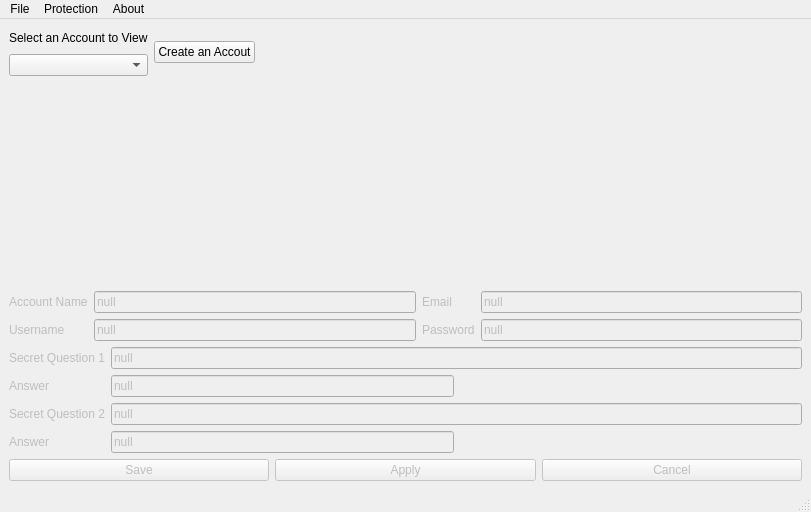
<?xml version="1.0" encoding="UTF-8"?>
<ui version="4.0">
 <class>MainWindow</class>
 <widget class="QMainWindow" name="MainWindow">
  <property name="geometry">
   <rect>
    <x>0</x>
    <y>0</y>
    <width>811</width>
    <height>512</height>
   </rect>
  </property>
  <property name="windowTitle">
   <string>MainWindow</string>
  </property>
  <widget class="QWidget" name="centralwidget">
   <layout class="QGridLayout" name="gridLayout_5">
    <item row="0" column="0">
     <layout class="QGridLayout" name="gridLayout_3">
      <item row="0" column="1" rowspan="2">
       <widget class="QPushButton" name="btnCreateAccount">
        <property name="toolTip">
         <string>&lt;html&gt;&lt;head/&gt;&lt;body&gt;&lt;p&gt;creates a new account&lt;/p&gt;&lt;/body&gt;&lt;/html&gt;</string>
        </property>
        <property name="text">
         <string>Create an Accout</string>
        </property>
       </widget>
      </item>
      <item row="0" column="0">
       <widget class="QLabel" name="label">
        <property name="text">
         <string>Select an Account to View</string>
        </property>
       </widget>
      </item>
      <item row="1" column="0">
       <widget class="QComboBox" name="listBox">
        <property name="toolTip">
         <string>&lt;html&gt;&lt;head/&gt;&lt;body&gt;&lt;p&gt;View a saved account&lt;/p&gt;&lt;p&gt;&lt;br/&gt;&lt;/p&gt;&lt;/body&gt;&lt;/html&gt;</string>
        </property>
       </widget>
      </item>
      <item row="0" column="2">
       <spacer name="horizontalSpacer_3">
        <property name="orientation">
         <enum>Qt::Horizontal</enum>
        </property>
        <property name="sizeHint" stdset="0">
         <size>
          <width>40</width>
          <height>20</height>
         </size>
        </property>
       </spacer>
      </item>
     </layout>
    </item>
    <item row="2" column="0">
     <layout class="QGridLayout" name="gridLayout_4">
      <item row="1" column="0">
       <layout class="QGridLayout" name="gridLayout_2">
        <item row="1" column="1">
         <widget class="QLineEdit" name="editAnswer1">
          <property name="enabled">
           <bool>false</bool>
          </property>
          <property name="text">
           <string>null</string>
          </property>
         </widget>
        </item>
        <item row="2" column="0">
         <widget class="QLabel" name="label_7">
          <property name="enabled">
           <bool>false</bool>
          </property>
          <property name="text">
           <string>Secret Question 2</string>
          </property>
         </widget>
        </item>
        <item row="3" column="1">
         <widget class="QLineEdit" name="editAnswer2">
          <property name="enabled">
           <bool>false</bool>
          </property>
          <property name="text">
           <string>null</string>
          </property>
         </widget>
        </item>
        <item row="0" column="0">
         <widget class="QLabel" name="label_6">
          <property name="enabled">
           <bool>false</bool>
          </property>
          <property name="text">
           <string>Secret Question 1</string>
          </property>
         </widget>
        </item>
        <item row="1" column="0">
         <widget class="QLabel" name="label_8">
          <property name="enabled">
           <bool>false</bool>
          </property>
          <property name="text">
           <string>Answer</string>
          </property>
         </widget>
        </item>
        <item row="3" column="0">
         <widget class="QLabel" name="label_10">
          <property name="enabled">
           <bool>false</bool>
          </property>
          <property name="text">
           <string>Answer</string>
          </property>
         </widget>
        </item>
        <item row="1" column="2">
         <spacer name="horizontalSpacer">
          <property name="orientation">
           <enum>Qt::Horizontal</enum>
          </property>
          <property name="sizeHint" stdset="0">
           <size>
            <width>40</width>
            <height>20</height>
           </size>
          </property>
         </spacer>
        </item>
        <item row="0" column="1" colspan="2">
         <widget class="QLineEdit" name="editQuestion1">
          <property name="enabled">
           <bool>false</bool>
          </property>
          <property name="text">
           <string>null</string>
          </property>
         </widget>
        </item>
        <item row="3" column="2">
         <spacer name="horizontalSpacer_2">
          <property name="orientation">
           <enum>Qt::Horizontal</enum>
          </property>
          <property name="sizeHint" stdset="0">
           <size>
            <width>40</width>
            <height>20</height>
           </size>
          </property>
         </spacer>
        </item>
        <item row="2" column="1" colspan="2">
         <widget class="QLineEdit" name="editQuestion2">
          <property name="enabled">
           <bool>false</bool>
          </property>
          <property name="text">
           <string>null</string>
          </property>
         </widget>
        </item>
       </layout>
      </item>
      <item row="0" column="0">
       <layout class="QGridLayout" name="gridLayout">
        <item row="0" column="3">
         <widget class="QLineEdit" name="editEmail">
          <property name="enabled">
           <bool>false</bool>
          </property>
          <property name="text">
           <string>null</string>
          </property>
         </widget>
        </item>
        <item row="0" column="1">
         <widget class="QLineEdit" name="editAccountName">
          <property name="enabled">
           <bool>false</bool>
          </property>
          <property name="text">
           <string>null</string>
          </property>
         </widget>
        </item>
        <item row="1" column="1">
         <widget class="QLineEdit" name="editUsername">
          <property name="enabled">
           <bool>false</bool>
          </property>
          <property name="text">
           <string>null</string>
          </property>
         </widget>
        </item>
        <item row="1" column="2">
         <widget class="QLabel" name="label_4">
          <property name="enabled">
           <bool>false</bool>
          </property>
          <property name="text">
           <string>Password</string>
          </property>
         </widget>
        </item>
        <item row="1" column="0">
         <widget class="QLabel" name="label_3">
          <property name="enabled">
           <bool>false</bool>
          </property>
          <property name="text">
           <string>Username</string>
          </property>
         </widget>
        </item>
        <item row="0" column="2">
         <widget class="QLabel" name="label_5">
          <property name="enabled">
           <bool>false</bool>
          </property>
          <property name="text">
           <string>Email</string>
          </property>
         </widget>
        </item>
        <item row="0" column="0">
         <widget class="QLabel" name="label_2">
          <property name="enabled">
           <bool>false</bool>
          </property>
          <property name="text">
           <string>Account Name</string>
          </property>
         </widget>
        </item>
        <item row="1" column="3">
         <widget class="QLineEdit" name="editPassword">
          <property name="enabled">
           <bool>false</bool>
          </property>
          <property name="text">
           <string>null</string>
          </property>
         </widget>
        </item>
       </layout>
      </item>
      <item row="2" column="0">
       <layout class="QHBoxLayout" name="horizontalLayout">
        <item>
         <widget class="QPushButton" name="btnSave">
          <property name="enabled">
           <bool>false</bool>
          </property>
          <property name="toolTip">
           <string>&lt;html&gt;&lt;head/&gt;&lt;body&gt;&lt;p&gt;Saves changes&lt;/p&gt;&lt;/body&gt;&lt;/html&gt;</string>
          </property>
          <property name="text">
           <string>Save</string>
          </property>
         </widget>
        </item>
        <item>
         <widget class="QPushButton" name="btnApply">
          <property name="enabled">
           <bool>false</bool>
          </property>
          <property name="toolTip">
           <string>&lt;html&gt;&lt;head/&gt;&lt;body&gt;&lt;p&gt;confirms any changes you have made to the existing account&lt;/p&gt;&lt;/body&gt;&lt;/html&gt;</string>
          </property>
          <property name="text">
           <string>Apply</string>
          </property>
         </widget>
        </item>
        <item>
         <widget class="QPushButton" name="btnCancel">
          <property name="enabled">
           <bool>false</bool>
          </property>
          <property name="toolTip">
           <string>&lt;html&gt;&lt;head/&gt;&lt;body&gt;&lt;p&gt;Do not save&lt;/p&gt;&lt;/body&gt;&lt;/html&gt;</string>
          </property>
          <property name="text">
           <string>Cancel</string>
          </property>
         </widget>
        </item>
       </layout>
      </item>
     </layout>
    </item>
    <item row="1" column="0">
     <spacer name="verticalSpacer">
      <property name="orientation">
       <enum>Qt::Vertical</enum>
      </property>
      <property name="sizeHint" stdset="0">
       <size>
        <width>20</width>
        <height>74</height>
       </size>
      </property>
     </spacer>
    </item>
   </layout>
  </widget>
  <widget class="QMenuBar" name="menubar">
   <property name="geometry">
    <rect>
     <x>0</x>
     <y>0</y>
     <width>811</width>
     <height>30</height>
    </rect>
   </property>
   <widget class="QMenu" name="menuFile">
    <property name="title">
     <string>File</string>
    </property>
    <addaction name="actionFile_Properties"/>
    <addaction name="actionAdd_an_Account"/>
   </widget>
   <widget class="QMenu" name="menuEdit">
    <property name="title">
     <string>Protection</string>
    </property>
    <addaction name="actionRoot_Only_2"/>
    <addaction name="actionFile_Protection"/>
   </widget>
   <widget class="QMenu" name="menuAbout">
    <property name="title">
     <string>About</string>
    </property>
    <addaction name="actionLicense"/>
    <addaction name="actionAbout_Qt"/>
    <addaction name="actionGithub"/>
   </widget>
   <addaction name="menuFile"/>
   <addaction name="menuEdit"/>
   <addaction name="menuAbout"/>
  </widget>
  <widget class="QStatusBar" name="statusbar"/>
  <action name="actionLicense">
   <property name="text">
    <string>License</string>
   </property>
  </action>
  <action name="actionAbout_Qt">
   <property name="text">
    <string>About Qt</string>
   </property>
  </action>
  <action name="actionGithub">
   <property name="text">
    <string>Github</string>
   </property>
  </action>
  <action name="actionRoot_Only_2">
   <property name="text">
    <string>Root Only?</string>
   </property>
  </action>
  <action name="actionFile_Properties">
   <property name="text">
    <string>File Properties</string>
   </property>
  </action>
  <action name="actionFile_Protection">
   <property name="text">
    <string>File Protection</string>
   </property>
  </action>
  <action name="actionAdd_an_Account">
   <property name="text">
    <string>Add an Account</string>
   </property>
  </action>
 </widget>
 <resources/>
 <connections/>
</ui>
